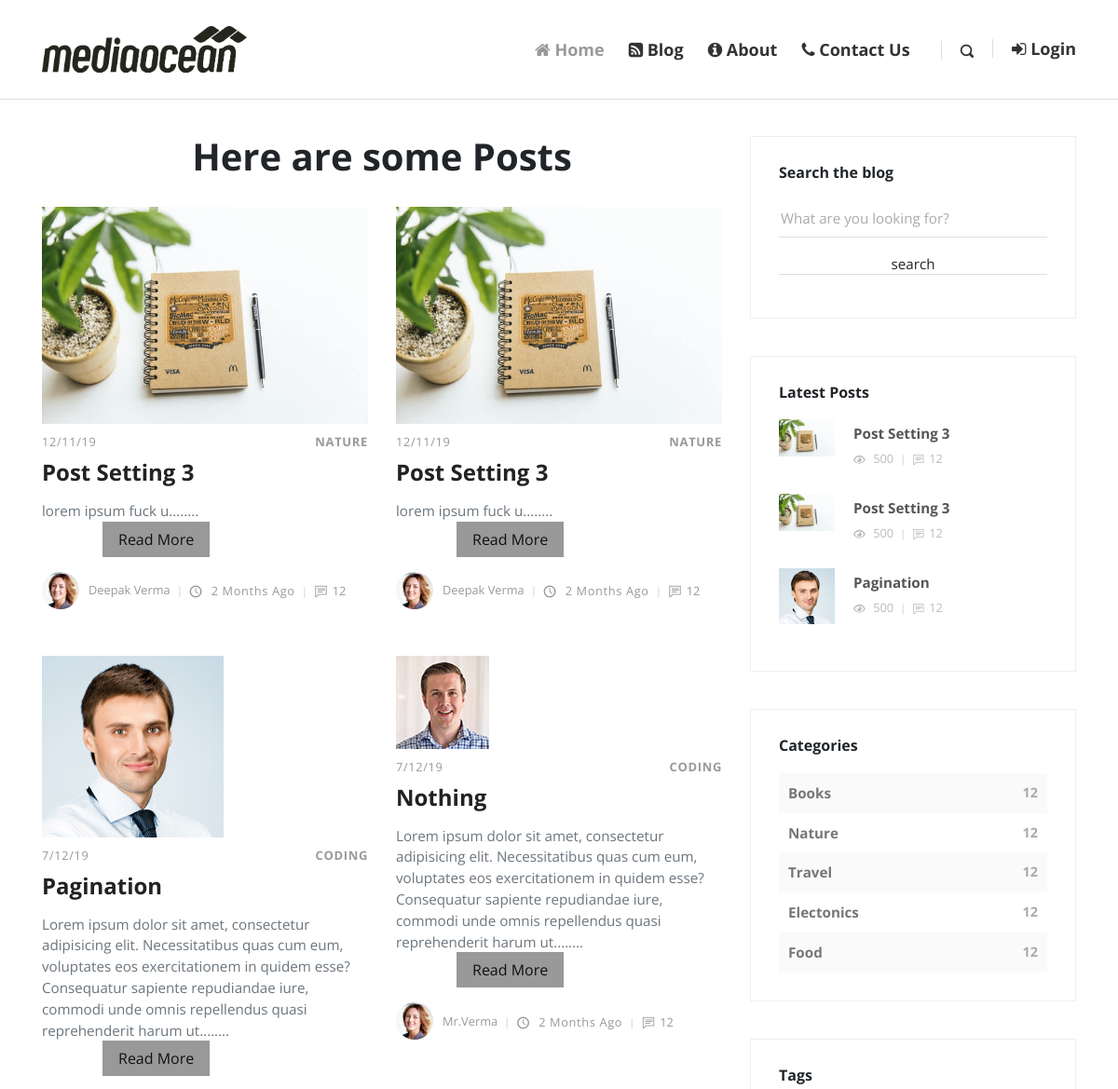
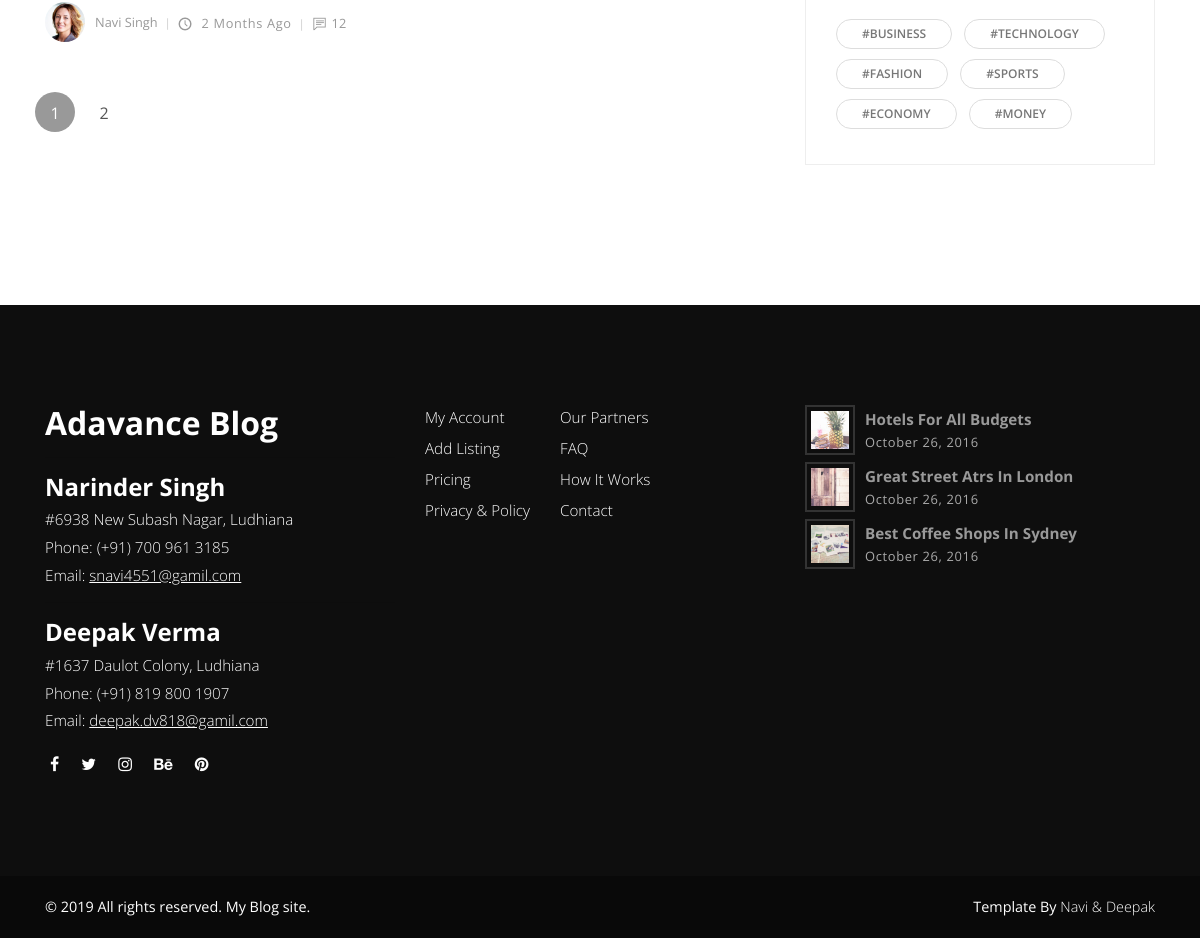
Screenshot of /blog.php with the database file from the repository (2 pictures, top to bottom).
### tables this page shows
CREATE TABLE `posts` (
  `id` int(11) NOT NULL,
  `date` varchar(100) NOT NULL,
  `title` varchar(255) NOT NULL,
  `author` varchar(255) NOT NULL,
  `author_image` varchar(255) NOT NULL,
  `image` varchar(255) NOT NULL,
  `categories` varchar(255) NOT NULL,
  `tags` varchar(255) NOT NULL,
  `post_data` text NOT NULL,
  `views` int(11) NOT NULL,
  `status` varchar(255) NOT NULL
);

CREATE TABLE `categories` (
  `id` int(11) NOT NULL,
  `category` varchar(255) NOT NULL
);

### blog.php (the view, shortened to what this page needs)
<?php require_once('inc/db.php');
  $no_of_posts = 4;
  if (isset($_GET['page'])){
    $page_id = $_GET['page'];
  }
  else{
    $page_id = 1;
  }
  if (isset($_POST['search'])) {
    $search = $_POST['search-text'];
    $all_post_query = "SELECT  * FROM posts WHERE status ='publish'";
    $all_post_query .=" and title LIKE '%$search%'";
    $all_post_run = mysqli_query($con,$all_post_query);
    $all_post = mysqli_num_rows($all_post_run);
    $total_pages = ceil($all_post / $no_of_posts);
    $posts_start_from = ($page_id - 1) * $no_of_posts;
  }
  else{
    $all_post_query = "SELECT  * FROM posts WHERE status ='publish'";
  $all_post_run = mysqli_query($con,$all_post_query);
  $all_post = mysqli_num_rows($all_post_run);
  $total_pages = ceil($all_post / $no_of_posts);
  $posts_start_from = ($page_id - 1) * $no_of_posts;
}
?>
<!DOCTYPE html>
<html>
  <head>
    <?php require_once('inc/top.php');?>
  </head>
  <body>
    <?php require_once('inc/header.php');?>
    <br><br><br><br>
    <div class="container">
      <div class="row">
        <main class="posts-listing col-lg-8">
          <div class="container">
             <center>
              <h1>Here are some Posts</h1>
              </center><br>
            <div class="row">
              <?php
              if (isset($_POST['search'])) {
                $search = $_POST['search-text'];
                $query = "SELECT * FROM posts WHERE status = 'publish'";
                $query .= "and title LIKE '%$search%'";
                $query .= " ORDER BY id DESC LIMIT $posts_start_from ,$no_of_posts";
                    }
              else{
                $query = "SELECT * FROM posts WHERE status = 'publish'";
                 $query .= " ORDER BY id DESC LIMIT $posts_start_from ,$no_of_posts";
                        }
       $run = mysqli_query($con,$query);
       if (mysqli_num_rows($run) > 0) {
         while ($row = mysqli_fetch_array($run)) {
           $id = $row['id'];
           $date = $row['date'];
           $title = $row['title'];
           $author = $row['author'];
           $image = $row['image'];
           $categories = $row['categories'];
           $post_data = $row['post_data'];
           ?>
              <div class="post col-xl-6">
                <div class="post-thumbnail"><a href="post.php?post_id=<?php echo $id; ?>"><img src="img/<?php echo $image; ?>" alt="..." class="img-fluid"></a></div>
                <div class="post-details">
                  <div class="post-meta d-flex justify-content-between">
                    <div class="date meta-last"><?php echo $date; ?></div>
                    <div class="category"><a href="index.php?cat=<?php
                    echo $id; ?>"><?php echo $categories; ?></a></div>
                  </div><a href="post.php?post_id=<?php echo $id; ?>">
                    <h3 class="h4"><?php echo $title; ?></h3></a>
                  <p class="text-muted"><?php echo substr($post_data,0,300)."........"; ?>
                     <a href="post.php?post_id=<?php echo $id; ?>" name="read more"  class="btn btn-primary" id="radius">Read More</a>
                  </p>
                  <footer class="post-footer d-flex align-items-center"><a href="#" class="author d-flex align-items-center flex-wrap">
                      <div class="avatar"><img src="img/avatar-3.jpg" alt="..." class="img-fluid"></div>
                      <div class="title"><span><?php echo $author; ?></span></div></a>
                    <div class="date"><i class="icon-clock"></i> 2 months ago</div>
                    <div class="comments meta-last"><i class="icon-comment"></i>12</div>
                  </footer>
                </div>
              </div>
              <?php
            }
          }else{
               echo "No Posts Here Yet !!";
          }
            ?>
            <nav aria-label="Page navigation example">
              <ul class="pagination pagination-template d-flex justify-content-center">
               <?php
               for ($i=1; $i<=$total_pages; $i++) {
                 echo "<li class='page-item ".($page_id == $i ? 'active':'')."'><a href='blog.php?page=".$i."&".(isset($cat_name)?"cat=$cat_id":"")."' class='page-link'>$i</a></li>";
               }
               ?>
              </ul>
            </nav>
          </div>
        </main>
        <?php require_once('inc/sidebar.php');?>
      </div>
    </div>
    <?php require_once('inc/footer.php');?>
  </body>
</html>

### inc/top.php (shortened to what this page needs)
<link rel="stylesheet" href="vendor/bootstrap/css/bootstrap.min.css">
<link rel="stylesheet" href="vendor/font-awesome/css/font-awesome.min.css">
<link rel="stylesheet" href="css/fontastic.css">
<link rel="stylesheet" href="css/animate.css">
<link rel="stylesheet" href="vendor/@fancyapps/fancybox/jquery.fancybox.min.css">
<link rel="stylesheet" href="css/style.default.css" id="theme-stylesheet">
<link rel="stylesheet" href="css/custom.css">
<link href="https://stackpath.bootstrapcdn.com/font-awesome/4.7.0/css/font-awesome.min.css" rel="stylesheet">

### inc/header.php (shortened to what this page needs)
<header class="header">
        <nav class="navbar fixed-top navbar-expand-lg">
        <div class="container">
          <div class="navbar-header d-flex align-items-center justify-content-between">
            <a href="index.html" class="navbar-brand">
                        <img src="img/logo1.png" class="animated rubberBand">
            </a>
          </div>
          <div id="navbarcollapse" class="collapse navbar-collapse">
            <ul class="navbar-nav ml-auto">
              <li class="nav-item"><a href="index.php" class="nav-link active"><i class="fa fa-home"></i> Home</a>
              </li>
              <li class="nav-item"><a href="blog.php" class="nav-link"><i class="fa fa-rss-square"></i> Blog</a>
              </li>
              <li class="nav-item"><a href="#" class="nav-link "><i class="fa fa-info-circle"></i> About</a>
              </li>
              <li class="nav-item"><a href="contact.php" class="nav-link "><i class="fa fa-phone"></i> Contact Us</a>
              </li>
            </ul>
            <div class="navbar-text"><a href="#" class="search-btn"><i class="icon-search-1"></i></a></div>
            <ul class="langs navbar-text"><a href="login.php" class="active"><i class="fa fa-sign-in"></i> Login</a></ul>
          </div>
        </div>
      </nav>
    </header>

### inc/sidebar.php (shortened to what this page needs)
<?php
  require_once('db.php');
?>
<aside class="col-lg-4">
          <div class="widget search">
            <header>
              <h3 class="h6">Search the blog</h3>
            </header>
            <form action="blog.php" method="post" class="search-form">
              <div class="form-group">
                <input type="search" name="search-text" placeholder="What are you looking for?">
                <input type="submit" class="btn btn-default" value="search" name="search" >
              </div>
            </form>
          </div>
          <div class="widget latest-posts">
            <header>
              <h3 class="h6">Latest Posts</h3>
            </header>
            <div class="blog-posts">
              <?php
               $query = "SELECT * FROM posts WHERE status = 'publish' ORDER BY id DESC LIMIT 3";
               $run = mysqli_query($con,$query);
               if (mysqli_num_rows($run) > 0) {
                 while ($row = mysqli_fetch_array($run)) {
                   $title = $row['title'];
                   $image = $row['image'];
                ?>
              <a href="#">
                <div class="item d-flex align-items-center">
                  <div class="image"><img src="img/<?php echo $image; ?>" alt="..." class="img-fluid"></div>
                  <div class="title"><strong><?php echo $title; ?></strong>
                    <div class="d-flex align-items-center">
                      <div class="views"><i class="icon-eye"></i> 500</div>
                      <div class="comments"><i class="icon-comment"></i>12</div>
                    </div>
                  </div>
                </div>
              </a>
              <?php
                }}
               ?>
            </div>
          </div>
          <div class="widget categories">
            <header>
              <h3 class="h6">Categories</h3>
            </header>
            <?php
            $query="SELECT * FROM categories";
            $run=mysqli_query($con,$query);
            if(mysqli_num_rows($run) > 0){
                while ($row = mysqli_fetch_array($run)) {
                      $category = ucfirst($row['category']);
                      $id = $row['id'];
                    echo "
                        <div class='item d-flex justify-content-between'><a href='blog.php?cat=".$id."'>$category</a><span>12</span></div>
                    ";
                }
            } else{
              echo "
                        <div class='item d-flex justify-content-between'><a href='#'>No Categories Yet</a><span>12</span></div>
                    ";
            }
            ?>
          </div>
          <div class="widget tags">
            <header>
              <h3 class="h6">Tags</h3>
            </header>
            <ul class="list-inline">
              <li class="list-inline-item"><a href="#" class="tag">#Business</a></li>
              <li class="list-inline-item"><a href="#" class="tag">#Technology</a></li>
              <li class="list-inline-item"><a href="#" class="tag">#Fashion</a></li>
              <li class="list-inline-item"><a href="#" class="tag">#Sports</a></li>
              <li class="list-inline-item"><a href="#" class="tag">#Economy</a></li>
              <li class="list-inline-item"><a href="#" class="tag">#Money</a></li>
            </ul>
          </div>
        </aside>

### inc/footer.php
<footer class="main-footer">
      <div class="container">
        <div class="row">
          <div class="col-md-4">
            <div class="logo">
              <h2 class="text-white">Adavance Blog</h2>
            </div>
            <hr/>
            <div class="contact-details">
              <h4>Narinder Singh</h4>
              <p>#6938 New Subash Nagar, Ludhiana</p>
              <p>Phone: (+91) 700 961 3185</p>
              <p>Email: <a href="mailto:info@company.com">snavi4551@gamil.com</a></p>
              <hr/>
              <h4>Deepak Verma</h4>
              <p>#1637 Daulot Colony, Ludhiana</p>
              <p>Phone: (+91) 819 800 1907</p>
              <p>Email: <a href="mailto:info@company.com">deepak.dv818@gamil.com</a></p>
              <ul class="social-menu">
                <li class="list-inline-item"><a href="#"><i class="fa fa-facebook"></i></a></li>
                <li class="list-inline-item"><a href="#"><i class="fa fa-twitter"></i></a></li>
                <li class="list-inline-item"><a href="#"><i class="fa fa-instagram"></i></a></li>
                <li class="list-inline-item"><a href="#"><i class="fa fa-behance"></i></a></li>
                <li class="list-inline-item"><a href="#"><i class="fa fa-pinterest"></i></a></li>
              </ul>
            </div>
          </div>
          <div class="col-md-4">
            <div class="menus d-flex">
              <ul class="list-unstyled">
                <li> <a href="#">My Account</a></li>
                <li> <a href="#">Add Listing</a></li>
                <li> <a href="#">Pricing</a></li>
                <li> <a href="#">Privacy &amp; Policy</a></li>
              </ul>
              <ul class="list-unstyled">
                <li> <a href="#">Our Partners</a></li>
                <li> <a href="#">FAQ</a></li>
                <li> <a href="#">How It Works</a></li>
                <li> <a href="#">Contact</a></li>
              </ul>
            </div>
          </div>
          <div class="col-md-4">
            <div class="latest-posts"><a href="#">
                <div class="post d-flex align-items-center">
                  <div class="image"><img src="img/small-thumbnail-1.jpg" alt="..." class="img-fluid"></div>
                  <div class="title"><strong>Hotels for all budgets</strong><span class="date last-meta">October 26, 2016</span></div>
                </div></a><a href="#">
                <div class="post d-flex align-items-center">
                  <div class="image"><img src="img/small-thumbnail-2.jpg" alt="..." class="img-fluid"></div>
                  <div class="title"><strong>Great street atrs in London</strong><span class="date last-meta">October 26, 2016</span></div>
                </div></a><a href="#">
                <div class="post d-flex align-items-center">
                  <div class="image"><img src="img/small-thumbnail-3.jpg" alt="..." class="img-fluid"></div>
                  <div class="title"><strong>Best coffee shops in Sydney</strong><span class="date last-meta">October 26, 2016</span></div>
                </div></a></div>
          </div>
        </div>
      </div>
      <div class="copyrights">
        <div class="container">
          <div class="row">
            <div class="col-md-6">
              <p>&copy; <?php echo date("Y"); ?> All rights reserved. My Blog site.</p>
            </div>
            <div class="col-md-6 text-right">
              <p>Template By <a href="https://bootstrapious.com/p/bootstrap-carousel" class="text-white">Navi & Deepak</a>
              </p>
            </div>
          </div>
        </div>
      </div>
    </footer>

### css/custom.css (style rules this page uses)
.navbar-brand img { width: 220px; height: 50px; }
.navbar .navbar-nav a.nav-link { font-weight: bold; font-size: 18px; }
.navbar .langs a.active { color: #333; font-weight: bold; font-size: 18px; }
#radius { margin-left: 65px; border-radius:10px; }

### rows the page displays
posts: image (picture), date "12/11/19", categories "NATURE", title "Post Setting 3", post_data "lorem ipsum fuck u", author "Deepak Verma"
posts: image (picture), date "12/11/19", categories "NATURE", title "Post Setting 3", post_data "lorem ipsum fuck u", author "Deepak Verma"
posts: image (picture), date "7/12/19", categories "CODING", title "Pagination", post_data "Lorem ipsum dolor sit amet, consectetur adipisicing elit. Necessitatibus quas cum eum, voluptates eos exercitationem in quidem esse? Consequatur sapiente repudiandae iure, commodi unde omnis repellendus quasi reprehenderit harum ut", author "Navi Singh"
posts: image (picture), date "7/12/19", categories "CODING", title "Nothing", post_data "Lorem ipsum dolor sit amet, consectetur adipisicing elit. Necessitatibus quas cum eum, voluptates eos exercitationem in quidem esse? Consequatur sapiente repudiandae iure, commodi unde omnis repellendus quasi reprehenderit harum ut", author "Mr.Verma"
categories: category "Books"
categories: category "Nature"
categories: category "Travel"
categories: category "Electonics"
categories: category "Food"
